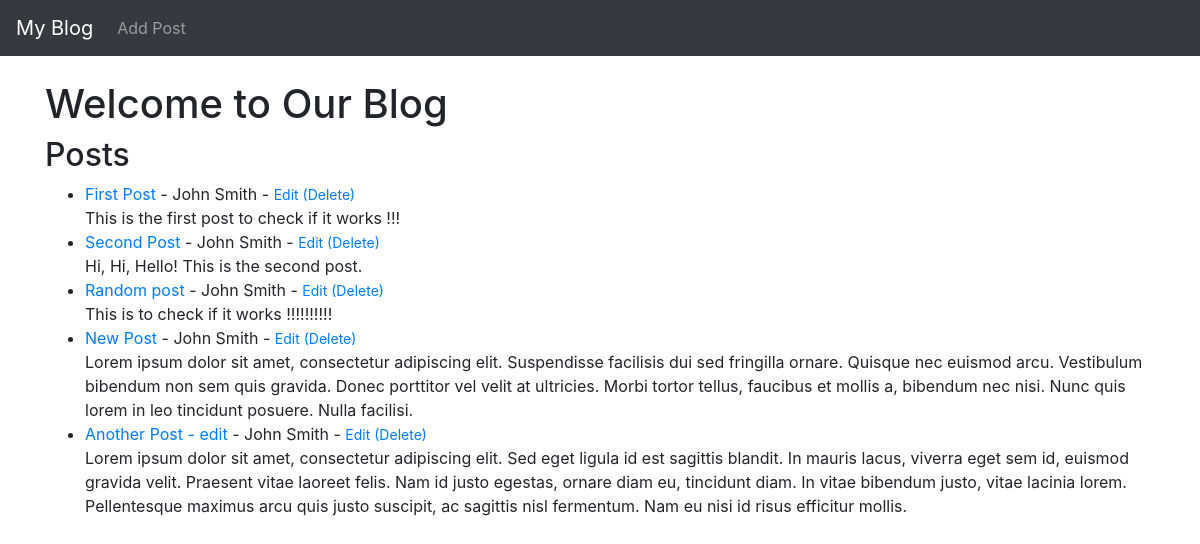
Before: / with the older database file.
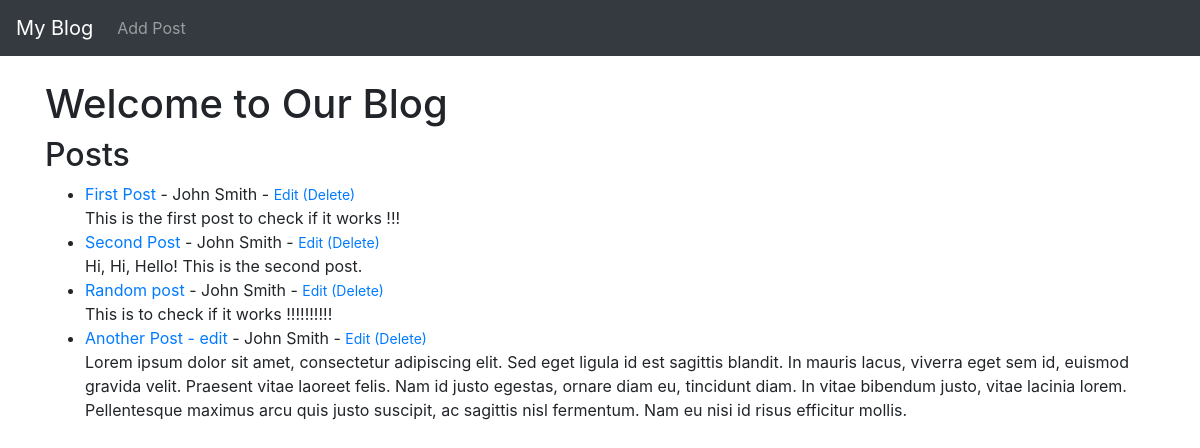
After: the same page with the newer database file.
### theblog/models.py (models this page shows, shortened)
class Post(models.Model):
    title = models.CharField(max_length=255)
    title_tag = models.CharField(max_length=255)
    author = models.ForeignKey(User, on_delete=models.CASCADE)
    body = models.TextField()
    created_at = models.DateTimeField(default=timezone.now)
    updated_at = models.DateTimeField(auto_now=True)
    is_public = models.BooleanField(default=True)
    password = models.CharField(max_length=50, blank=True, null=True)
    image = models.ImageField(upload_to='images/', null=True, blank=True)
    media_link = models.URLField(max_length=200, null=True, blank=True)

### theblog/views.py (the view)
# urls.py: path('', HomeView.as_view(), name="home"),
class HomeView(ListView):
    model = Post
    template_name = 'home.html'

### theblog/templates/home.html
{% extends 'base.html' %}
{% block content %}
    <h1>Welcome to Our Blog</h1>
    <h2>Posts</h2>
    <ul>
    {% for post in object_list %}
        <li><a href="{% url 'article-detail' post.pk %}">{{ post.title }}</a> - {{ post.author.first_name}}
            {{ post.author.last_name}} - <small><a href="{% url 'update_post' post.pk %}">Edit</a>
            <a href="{% url 'delete_post' post.pk %}">(Delete)</a>
            </small><br/>
            {{ post.body }}</li>
    {% endfor %}
    </ul>
{% endblock %}

Changed rows visible on the page:
removed Post: title "New Post", author.first_name "John", author.last_name "Smith", body "Lorem ipsum dolor sit amet, consectetur adipiscing elit. Suspendisse facilisis dui sed fringilla ornare. Quisque nec euismod arcu. Vestibulum bibendum non sem quis gravida. Donec porttitor vel velit at ultricies. Morbi tortor tellus, faucibus et mollis a, bibendum nec nisi. Nunc quis lorem in leo tincidunt posuere. Nulla facilisi."
